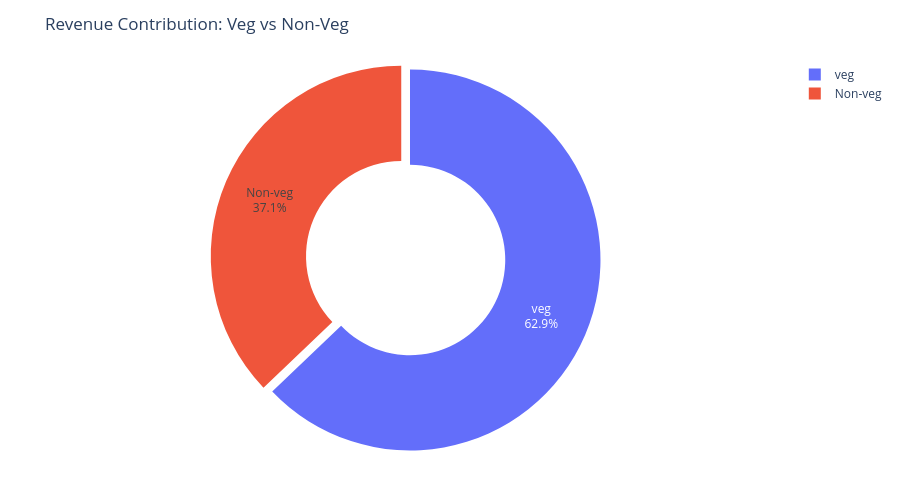

This figure's notebook cell:
### Code cell
fig = px.pie(
    food_revenue,
    values="Price (INR)",
    names="Food Category",
    hole=0.5,
    title="Revenue Contribution: Veg vs Non-Veg",
)

fig.update_traces(
    textinfo="percent+label",
    pull=[0.05, 0]
)

fig.update_layout(
    height=500,
    margin=dict(t=60, b=40, l=40, r=40)
)

fig.show()

### Figure 1 — Plotly figure (JSON) as saved in the notebook; plotly's stock layout.template omitted (floating-point values rounded to 4 significant figures)
{"data": [{"domain": {"x": [0, 1], "y": [0, 1]}, "hole": 0.5, "hovertemplate": "Food Category=%{label}<br>Price (INR)=%{value}<extra></extra>", "labels": ["Non-veg", "veg"], "legendgroup": "", "name": "", "pull": [0.05, 0], "showlegend": true, "textinfo": "percent+label", "type": "pie", "values": [19680000.0, 33330000.0]}], "layout": {"height": 500, "legend": {"tracegroupgap": 0}, "margin": {"b": 40, "l": 40, "r": 40, "t": 60}, "title": {"text": "Revenue Contribution: Veg vs Non-Veg"}}}
